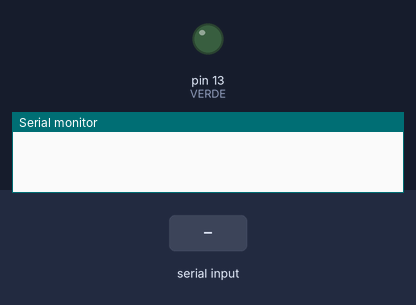
Simulated run of this sketch. Board: Arduino Uno, built with avr-gcc and run on an emulated ATmega328P. Shown: output pins drawn as LEDs (lit = HIGH), the last lines printed to the serial monitor. The test bench sets the inputs (shaded band).

Above: at 1.2 s.
1.3 s: "e" received over Serial
At 2.0 s:
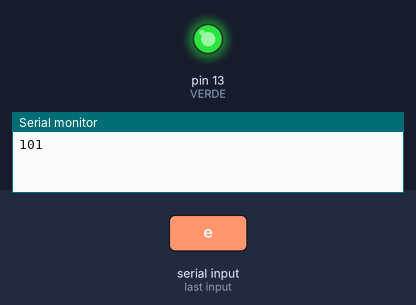
2.8 s: "a" received over Serial
At 3.1 s:
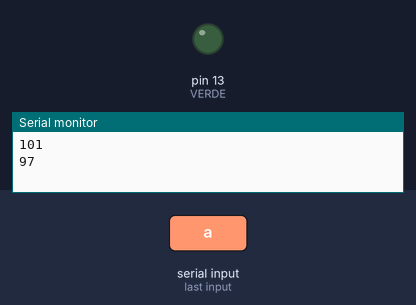
Timing chart, 0 to 5.8 s (numbered marks = the images above; inputs shaded):
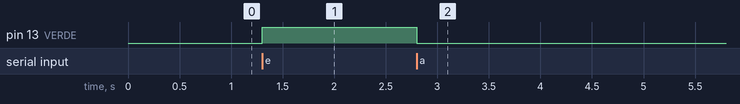

The sketch:

ledSerialPort.ino
```cpp
int VERDE = 13;
int estado = 0;

void setup() {
  Serial.begin(9600);
  pinMode(VERDE, OUTPUT);
}
void loop() {
   if(Serial.available() > 0){
   estado = Serial.read();
   Serial.flush();
   switch(estado){
      case 'e':
      digitalWrite(VERDE, HIGH);
      Serial.println(estado);
    break;
      case 'a':
      digitalWrite(VERDE, LOW);
      Serial.println(estado);
    break;
    }
   }
}
```

Measured:
- after the input at 1.3 s, pin 13 (VERDE): LOW → HIGH at once
- after the input at 2.8 s, pin 13 (VERDE): HIGH → LOW at once
